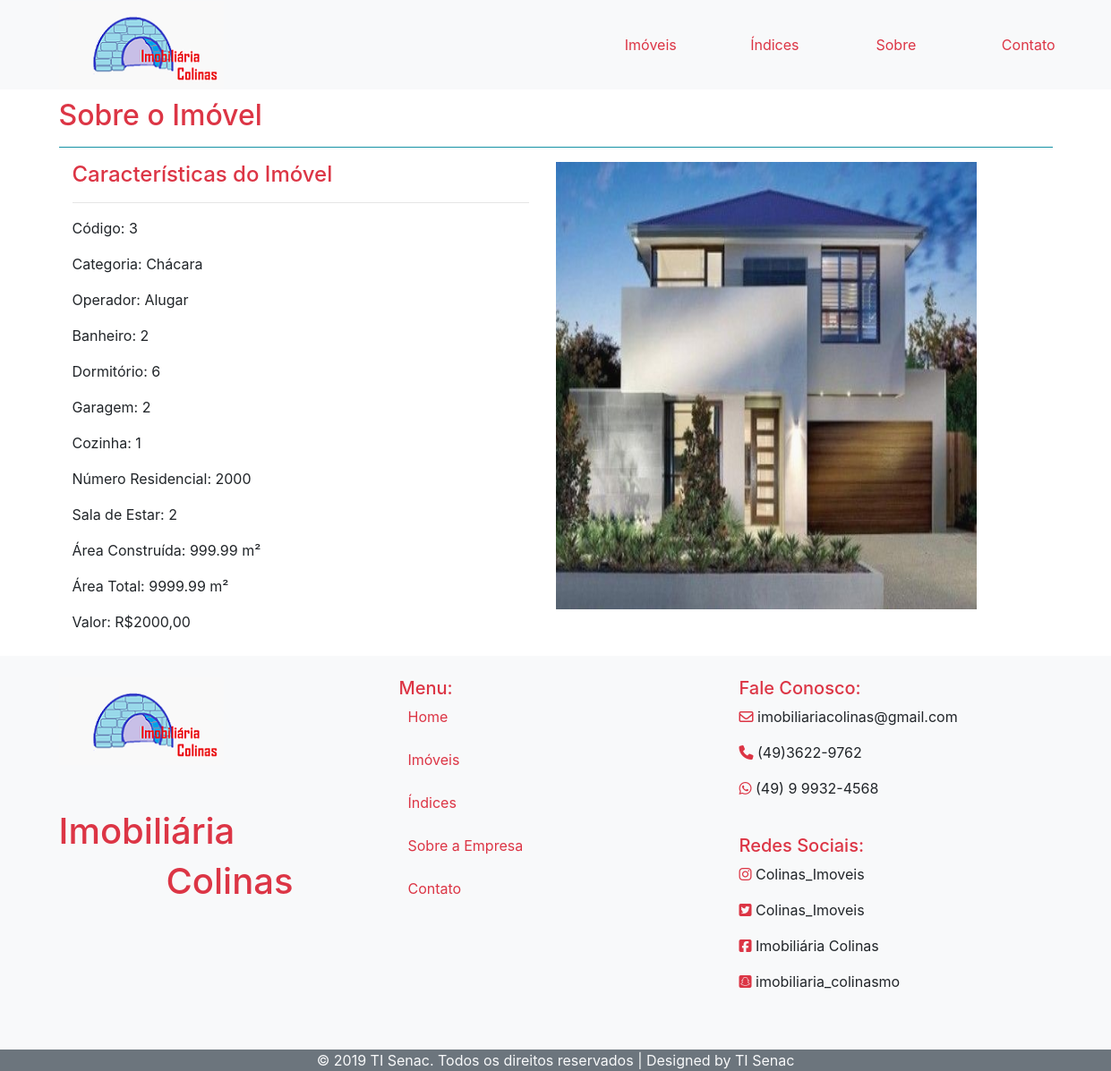
Screenshot of /Imovel/detalhes/3 with the database file from the repository.
### tables this page shows
CREATE TABLE IF NOT EXISTS `tb_imovel` (
  `id_imovel` int(11) NOT NULL AUTO_INCREMENT,
  `imagem` varchar(200) NOT NULL,
  `cd_operador` int(11) NOT NULL,
  `cd_rua` int(11) NOT NULL,
  `numero_residencial` int(11) DEFAULT NULL,
  `numero_garagem` int(11) DEFAULT NULL,
  `quantidade_dormitorio` int(11) DEFAULT NULL,
  `preco_imovel` float NOT NULL,
  `area_total` decimal(6,2) NOT NULL,
  `area_construida` decimal(5,2) DEFAULT NULL,
  `cd_categoria` int(11) DEFAULT NULL,
  `numero_banheiro` int(11) DEFAULT NULL,
  `cd_locador` int(11) NOT NULL,
  `sala_estar` int(11) DEFAULT NULL,
  `cozinha` int(11) DEFAULT NULL,
  `area_servico` int(11) DEFAULT NULL,
  `status` varchar(50) NOT NULL,
  PRIMARY KEY (`id_imovel`),
  KEY `fk_Tb_imovel_Tb_categoria1_idx` (`cd_categoria`),
  KEY `codigolocador` (`cd_locador`),
  KEY `fk_imovel_rua` (`cd_rua`),
  KEY `FK_tb_imovel_tb_operador` (`cd_operador`),
  CONSTRAINT `FK_tb_imovel_tb_operador` FOREIGN KEY (`cd_operador`) REFERENCES `tb_operador` (`id_operador`),
  CONSTRAINT `codigolocador` FOREIGN KEY (`cd_locador`) REFERENCES `tb_pessoa` (`id_pessoa`),
  CONSTRAINT `fk_Tb_imovel_Tb_categoria1` FOREIGN KEY (`cd_categoria`) REFERENCES `tb_categoria` (`id_categoria`) ON DELETE NO ACTION ON UPDATE NO ACTION,
  CONSTRAINT `fk_imovel_rua` FOREIGN KEY (`cd_rua`) REFERENCES `tb_rua` (`id_rua`)
);

CREATE TABLE IF NOT EXISTS `tb_categoria` (
  `id_categoria` int(11) NOT NULL AUTO_INCREMENT,
  `nome_categoria` varchar(45) NOT NULL,
  PRIMARY KEY (`id_categoria`)
);

CREATE TABLE IF NOT EXISTS `tb_operador` (
  `id_operador` int(11) NOT NULL AUTO_INCREMENT,
  `tipo_operador` varchar(50) DEFAULT NULL,
  PRIMARY KEY (`id_operador`)
);

### application/controllers/Imovel.php (called while the page is built, shortened)
<?php
class Imovel extends CI_Controller {
    public function __construct() {
        $this->load->model('Imovel_model');
    }
    public function detalhes($id) {
        if ($id > 0) {
            $this->load->model('Imovel_model', 'im');
            $data['imovel'] = $this->im->detalhe($id);
            $this->load->view('Header');
            $this->load->view('Visitante/Detalhes', $data);
            $this->load->view('Footer');
        } else {
            $this->load->view('Header');
            $this->load->view('Visitante/ListarImoveis', $data);
            $this->load->view('Footer');
        }
    }
}

### index.php (called while the page is built, shortened)
<?php
require_once BASEPATH.'core/CodeIgniter.php';

### application/models/Imovel_model.php (called while the page is built, shortened)
<?php
class Imovel_model extends CI_Model {
    public function detalhe($id) {
        $this->db->select('tb_imovel.*,tb_rua.nome_rua as nomeRua, tb_categoria.nome_categoria as nomeCategoria,'
                . ' tb_locador.nome_locador as nomeLocador, tb_operador.tipo_operador as nomeOperador, tb_bairro.nome_bairro as nomeBairro');
        $this->db->join('tb_rua', 'tb_rua.id_rua = tb_imovel.cd_rua', 'inner');
        $this->db->join('tb_bairro', 'tb_bairro.id_bairro = tb_rua.cd_bairro', 'inner');
        $this->db->join('tb_categoria', 'tb_categoria.id_categoria = tb_imovel.cd_categoria', 'inner');
        $this->db->join('tb_locador', 'tb_locador.id_locador = tb_imovel.cd_locador', 'inner');
        $this->db->join('tb_operador', 'tb_operador.id_operador = tb_imovel.cd_operador', 'inner');
        $this->db->where('id_imovel', $id);
        $query = $this->db->get('tb_imovel');
        return $query->result();
    }
}

### application/views/Visitante/Detalhes.php (the view)
<div class="container ">
    <h2 class="text-danger" style="margin-top: 10px;"> Sobre o Imóvel </h2>
    <hr class="bg-info">
<div class="row col-12">
<?php
foreach ($imovel as $i){
    if( $i->id_imovel){
    echo '<div class="col-md-6">';
    echo '<h4 class="text-danger"> Características do Imóvel </h4>';
    echo '<hr>';
    echo '<p> Código: '.$i->id_imovel.'</p>';
    echo '<p> Categoria: '.$i->nomeCategoria.'</p>';
    echo '<p> Operador: '.$i->nomeOperador.'</p>';
    echo '<p> Banheiro: '.$i->numero_banheiro.'</p>';
    echo '<p> Dormitório: '.$i->quantidade_dormitorio.'</p>';
    echo '<p> Garagem: '.$i->numero_garagem.'</p>';
    echo '<p> Cozinha: '.$i->cozinha.'</p>';
    echo '<p> Número Residencial: '.$i->numero_residencial.'</p>';
    echo '<p> Sala de Estar: '.$i->sala_estar.'</p>';
    echo '<p> Área Construída: '.$i->area_construida.' m²</p>';
    echo '<p> Área Total: '.$i->area_total.' m²</p>';
    echo '<p> Valor: R$'.$i->preco_imovel.',00</p>';
    echo '</div>';
    echo '<img class="img-fluid col-md-6 mb-2" style="max-height:500px; max-width:500px;" src="' . $this->config->base_url() . 'Imagens/' . $i->imagem . '">';
}}
?>
</div>
</div>

### rows the page displays
tb_imovel: id_imovel "3", cd_categoria.nome_categoria "Chácara", cd_operador.tipo_operador "Alugar", numero_banheiro "2", quantidade_dormitorio "6", numero_garagem "2", cozinha "1", numero_residencial "2000", sala_estar "2", area_construida "999.99", area_total "9999.99", preco_imovel "2000", imagem (picture)
